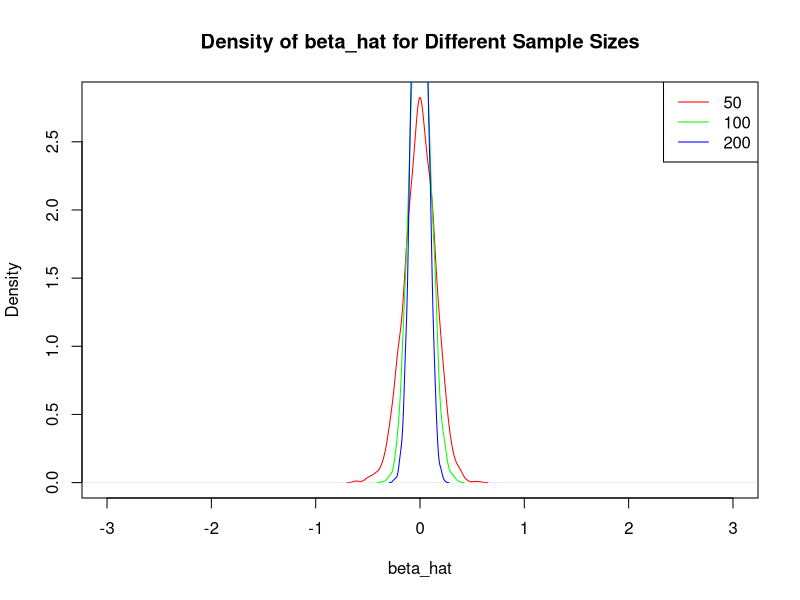
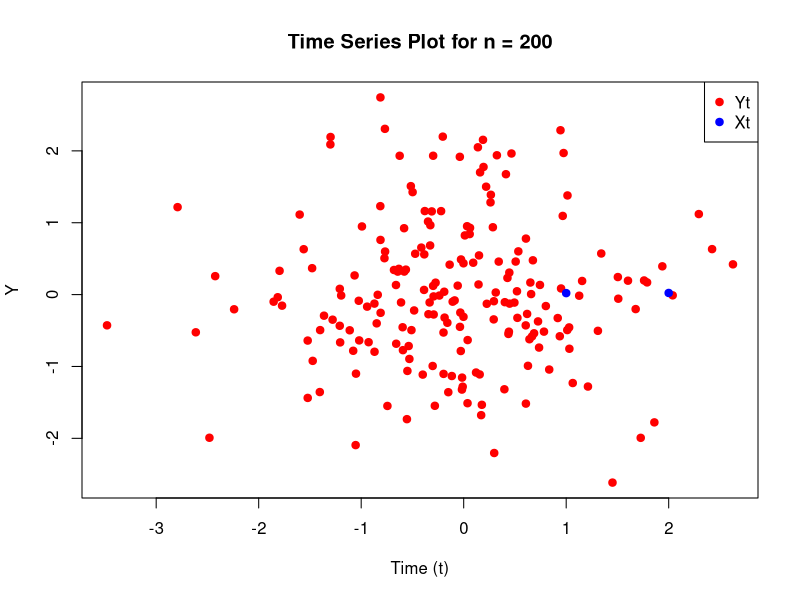
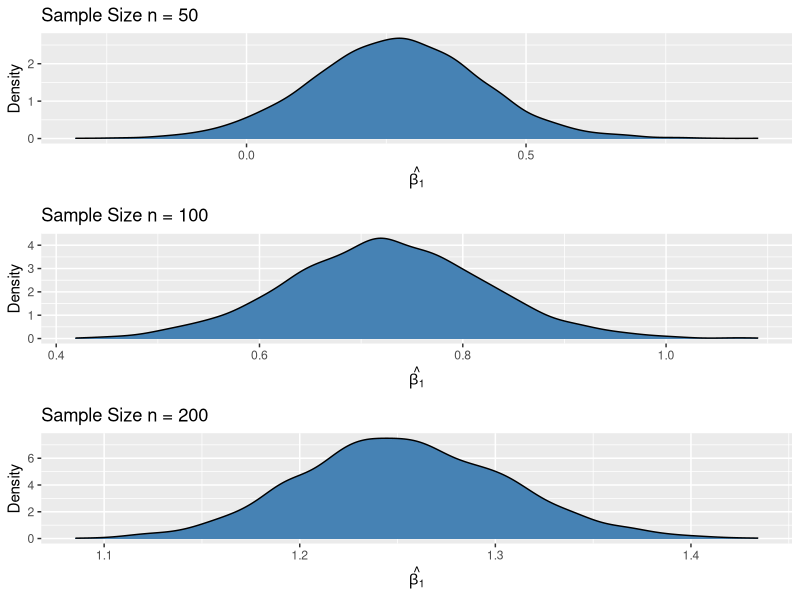
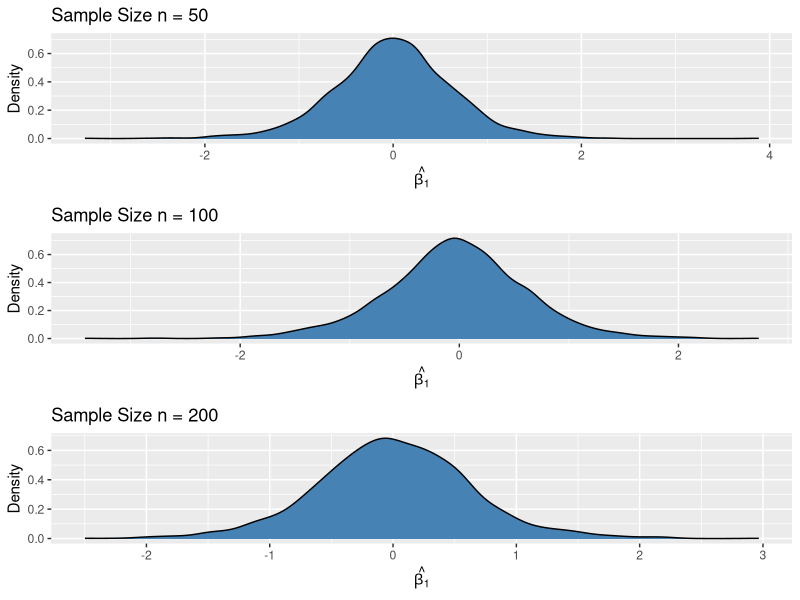
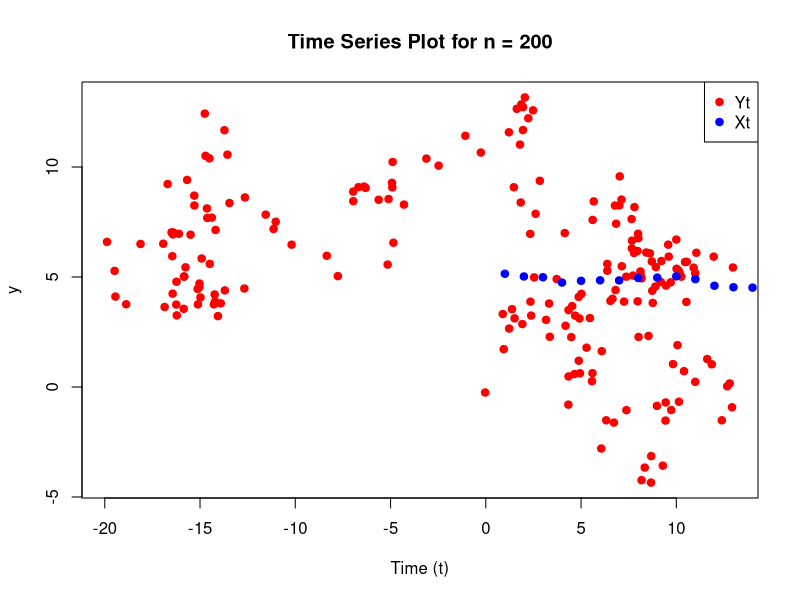

Generate these figures, in order, with R:
# Set the parameters
set.seed(2023)  # For reproducibility
n_values <- c(50, 100, 200)  # Different sample sizes
num_replications <- 2500  # Number of replications for each sample size

# Create a list to store density estimates for each sample size
density_estimates <- list()

# Simulate the data and run regressions
for (n in n_values) {
  beta_hat <- numeric(num_replications)
  
  for (replication in 1:num_replications) {
    # Simulate data for each replication
    Y <- rnorm(n)
    X <- rnorm(n)
    
    # Fit a linear regression model
    model <- lm(Y ~ X)
    
    # Store the estimated coefficient for X (beta_hat)
    beta_hat[replication] <- coef(model)['X']
  }
  
  # Calculate the density estimate for beta_hat
  density_estimates[[as.character(n)]] <- density(beta_hat)
}

# Create the plot
colors <- rainbow(length(n_values))
plot(density_estimates[[1]], col = colors[1], main = "Density of beta_hat for Different Sample Sizes", xlab = "beta_hat", ylab = "Density", xlim = c(-3, 3))
legend("topright", legend = n_values, col = colors, lty = 1)

for (i in 2:length(n_values)) {
  lines(density_estimates[[i]], col = colors[i])
}







# Set the parameters
set.seed(42)  # For reproducibility
n_values <- c(50, 100, 200)  # Different sample sizes
num_replications <- 2500  # Number of replications for each sample size
alpha <- 0.05  # Significance level

# Create a vector to store rejection frequencies for each sample size
rejection_freqs <- numeric(length(n_values))

# Simulate the data and run regressions
for (n in n_values) {
  for (replication in 1:num_replications) {
    # Simulate data for each replication
    Y <- rnorm(n)
    X <- rnorm(n)
    
    # Fit a linear regression model
    model <- lm(Y ~ X)
    
    # Perform the significance test for beta1
    p_value <- summary(model)$coefficients[2, 4]
    reject_null <- p_value < alpha / 2 || p_value > 1 - alpha / 2
    
    # Update the rejection frequencies
    rejection_freqs[n == n_values] <- rejection_freqs[n == n_values] + reject_null
  }
  # Calculate the estimated rejection frequency for the sample size
  rejection_freqs[n == n_values] <- rejection_freqs[n == n_values] / num_replications
}

# Report the estimated rejection frequencies
cat("Estimated Rejection Frequencies:\n")
for (i in 1:length(n_values)) {
  cat(paste("Sample Size n =", n_values[i], ": ", round(rejection_freqs[i], 3), "\n"))
}

# Show a time series plot for the last replication with n = 200
last_n200_replication <- lm(Y ~ X)  # Fit a regression model for the last replication
plot(Y ~ X, data = last_n200_replication$model, main = "Time Series Plot for n = 200", xlab = "Time (t)", col = "red", pch = 19)
points(predict(last_n200_replication), col = "blue", pch = 19)
legend("topright", legend = c("Yt", "Xt"), col = c("red", "blue"), pch = 19)

















# Set the parameters
set.seed(42)  # For reproducibility
n_values <- c(50, 100, 200)  # Different sample sizes
num_replications <- 2500  # Number of replications for each sample size

# Create storage matrices for saving regression coefficients and p-values
beta_hat_matrix <- matrix(NA, nrow = length(n_values), ncol = num_replications)
p_value_matrix <- matrix(NA, nrow = length(n_values), ncol = num_replications)

# Create storage vectors for rejection frequencies
rejection_freqs <- numeric(length(n_values))

# Simulate the data and run regressions
for (n_idx in 1:length(n_values)) {
  n <- n_values[n_idx]
  
  for (replication in 1:num_replications) {
    t <- 1:n  # Create a time variable
    
    # Simulate data with deterministic trends
    Y <- 0.05 * t + rnorm(n)
    X <- 0.03 * t + rnorm(n)
    
    # Fit a linear regression model
    model <- lm(Y ~ X)
    
    # Store the estimated coefficient for X
    beta_hat_matrix[n_idx, replication] <- coef(model)['X']
    
    # Store the p-value for the significance test of H0: beta1 = 0
    p_value_matrix[n_idx, replication] <- summary(model)$coefficients[2, 4]
  }
  
  # Calculate the estimated rejection frequency for the sample size
  rejection_freqs[n_idx] <- mean(p_value_matrix[n_idx, ] < 0.05)
}

# Report the estimated rejection frequencies
cat("Estimated Rejection Frequencies at the 5% Significance Level:\n")
for (i in 1:length(n_values)) {
  cat(paste("Sample Size n =", n_values[i], ": ", round(rejection_freqs[i], 3), "\n"))
}

# Create density plots for beta_hat
library(ggplot2)
library(gridExtra)

density_plots <- list()
for (n_idx in 1:length(n_values)) {
  p <- ggplot(data.frame(beta_hat = beta_hat_matrix[n_idx, ]), aes(x = beta_hat)) +
    geom_density(fill = "steelblue", color = "black") +
    labs(title = paste("Sample Size n =", n_values[n_idx]), x = expression(hat(beta[1])), y = "Density")
  density_plots[[n_idx]] <- p
}

grid.arrange(grobs = density_plots)







# Set the parameters
set.seed(42)  # For reproducibility
n_values <- c(50, 100, 200)  # Different sample sizes
num_replications <- 2500  # Number of replications for each sample size

# Create storage matrices for saving regression coefficients and p-values
beta_hat_matrix <- matrix(NA, nrow = length(n_values), ncol = num_replications)
p_value_matrix <- matrix(NA, nrow = length(n_values), ncol = num_replications)

# Create storage vectors for rejection frequencies
rejection_freqs <- numeric(length(n_values))

# Simulate the data and run regressions
for (n_idx in 1:length(n_values)) {
  n <- n_values[n_idx]
  
  for (replication in 1:num_replications) {
    # Simulate data with stochastic trends using cumulative sums of random errors
    y <- cumsum(rnorm(n))
    x <- cumsum(rnorm(n))
    
    # Fit a linear regression model
    model <- lm(y ~ x)
    
    # Store the estimated coefficient for x
    beta_hat_matrix[n_idx, replication] <- coef(model)['x']
    
    # Store the p-value for the significance test of H0: beta1 = 0
    p_value_matrix[n_idx, replication] <- summary(model)$coefficients[2, 4]
  }
  
  # Calculate the estimated rejection frequency for the sample size
  rejection_freqs[n_idx] <- mean(p_value_matrix[n_idx, ] < 0.05)
}

# Report the estimated rejection frequencies
cat("Estimated Rejection Frequencies at the 5% Significance Level:\n")
for (i in 1:length(n_values)) {
  cat(paste("Sample Size n =", n_values[i], ": ", round(rejection_freqs[i], 3), "\n"))
}





# Create density plots for beta_hat (same code as in Question 1)
library(ggplot2)
library(gridExtra)

density_plots <- list()
for (n_idx in 1:length(n_values)) {
  p <- ggplot(data.frame(beta_hat = beta_hat_matrix[n_idx, ]), aes(x = beta_hat)) +
    geom_density(fill = "steelblue", color = "black") +
    labs(title = paste("Sample Size n =", n_values[n_idx]), x = expression(hat(beta[1])), y = "Density")
  density_plots[[n_idx]] <- p
}

grid.arrange(grobs = density_plots)

# Calculate and report the estimated rejection frequencies (same code as in Question 1)
cat("Estimated Rejection Frequencies at the 5% Significance Level:\n")
for (i in 1:length(n_values)) {
  cat(paste("Sample Size n =", n_values[i], ": ", round(rejection_freqs[i], 3), "\n"))
}

# Create time series plots for the last replication with n = 200
last_n200_replication <- lm(y ~ x)  # Fit a regression model for the last replication
plot(y ~ x, data = last_n200_replication$model, main = "Time Series Plot for n = 200", xlab = "Time (t)", col = "red", pch = 19)
points(predict(last_n200_replication), col = "blue", pch = 19)
legend("topright", legend = c("Yt", "Xt"), col = c("red", "blue"), pch = 19)


## 3-C

# Set the parameters
set.seed(42)  # For reproducibility
n_values <- c(50, 100, 200)  # Different sample sizes
num_replications <- 2500  # Number of replications for each sample size

# Create storage matrices for saving regression coefficients and p-values
beta_hat_matrix <- matrix(NA, nrow = length(n_values), ncol = num_replications)
p_value_matrix <- matrix(NA, nrow = length(n_values), ncol = num_replications)

# Create storage vectors for rejection frequencies
rejection_freqs <- numeric(length(n_values))

# Simulate the data and run regressions in first differences
for (n_idx in 1:length(n_values)) {
  n <- n_values[n_idx]
  
  for (replication in 1:num_replications) {
    # Simulate data with stochastic trends using cumulative sums of random errors
    y <- cumsum(rnorm(n))
    x <- cumsum(rnorm(n))
    
    # Calculate first differences
    dy <- diff(y)
    dx <- diff(x)
    
    # Fit a linear regression model in first differences
    model <- lm(dy ~ dx)
    
    # Store the estimated coefficient for dx
    beta_hat_matrix[n_idx, replication] <- coef(model)['dx']
    
    # Store the p-value for the significance test of H0: beta1 = 0
    p_value_matrix[n_idx, replication] <- summary(model)$coefficients[2, 4]
  }
  
  # Calculate the estimated rejection frequency for the sample size
  rejection_freqs[n_idx] <- mean(p_value_matrix[n_idx, ] < 0.05)
}

# Report the estimated rejection frequencies
cat("Estimated Rejection Frequencies at the 5% Significance Level (in first differences):\n")
for (i in 1:length(n_values)) {
  cat(paste("Sample Size n =", n_values[i], ": ", round(rejection_freqs[i], 3), "\n"))
}
